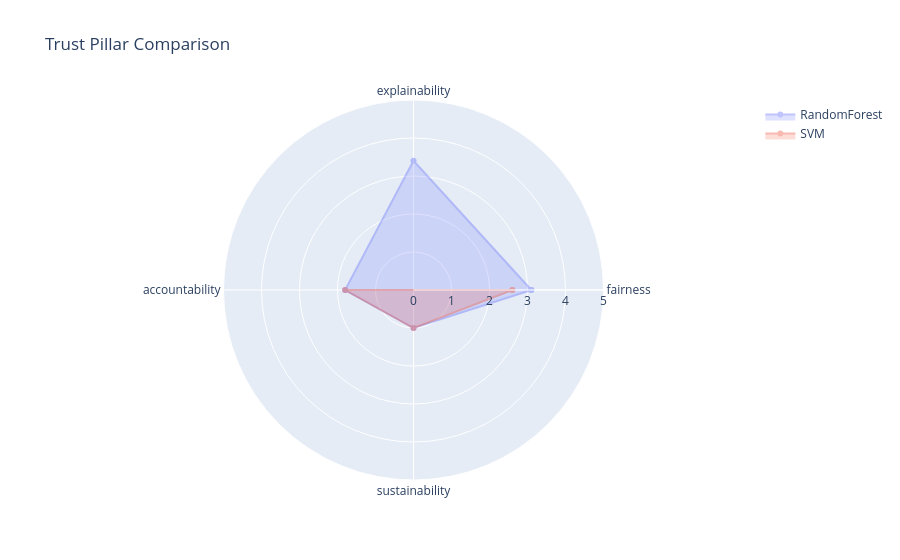
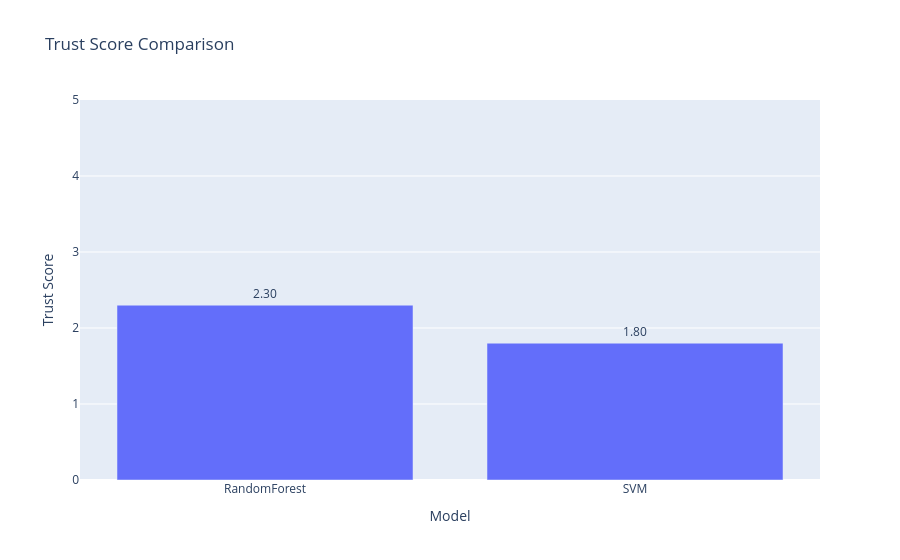
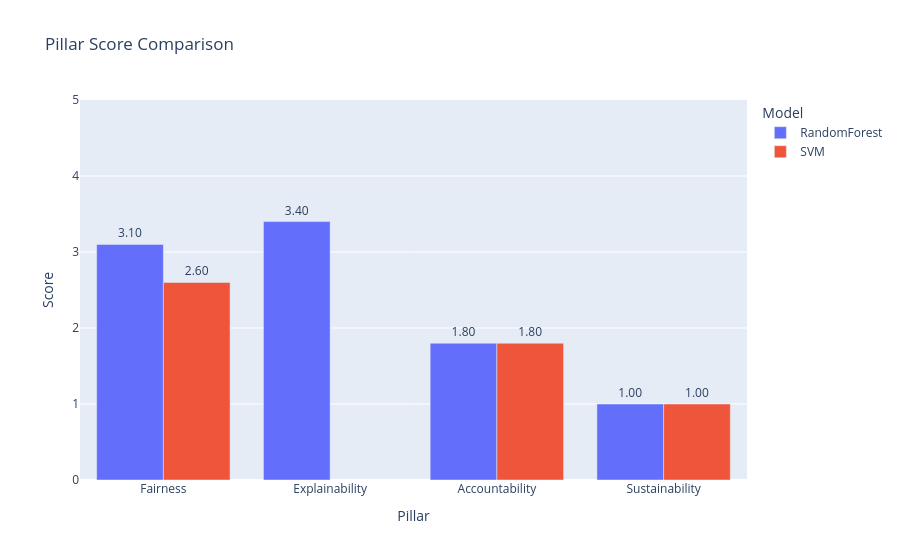

These figures' notebook cell, in order:
### Code cell
TrustEvaluator.compare_radar({
    "RandomForest": subset,
    "SVM": subset2
})

TrustEvaluator.compare_all_bars({
    "RandomForest": subset,
    "SVM": subset2
})

### Figure 1 — Plotly figure (JSON) as saved in the notebook; plotly's stock layout.template omitted (floating-point values rounded to 4 significant figures)
{"data": [{"fill": "toself", "name": "RandomForest", "opacity": 0.4, "r": [3.1, 3.4, 1.8, 1, 3.1], "theta": ["fairness", "explainability", "accountability", "sustainability", "fairness"], "type": "scatterpolar"}, {"fill": "toself", "name": "SVM", "opacity": 0.4, "r": [2.6, 1.8, 1, 2.6], "theta": ["fairness", "accountability", "sustainability", "fairness"], "type": "scatterpolar"}], "layout": {"polar": {"radialaxis": {"range": [0, 5], "visible": true}}, "showlegend": true, "title": {"text": "Trust Pillar Comparison"}}}

### Figure 2 — Plotly figure (JSON) as saved in the notebook; plotly's stock layout.template omitted (floating-point values rounded to 4 significant figures)
{"data": [{"hovertemplate": "Model=%{x}<br>Trust Score=%{text}<extra></extra>", "legendgroup": "", "marker": {"color": "#636efa", "pattern": {"shape": ""}}, "name": "", "orientation": "v", "showlegend": false, "text": [2.3, 1.8], "textposition": "outside", "texttemplate": "%{text:.2f}", "type": "bar", "x": ["RandomForest", "SVM"], "xaxis": "x", "y": [2.3, 1.8], "yaxis": "y"}], "layout": {"barmode": "relative", "legend": {"tracegroupgap": 0}, "title": {"text": "Trust Score Comparison"}, "xaxis": {"anchor": "y", "domain": [0, 1], "title": {"text": "Model"}}, "yaxis": {"anchor": "x", "domain": [0, 1], "range": [0, 5], "title": {"text": "Trust Score"}}}}

### Figure 3 — Plotly figure (JSON) as saved in the notebook; plotly's stock layout.template omitted (floating-point values rounded to 4 significant figures)
{"data": [{"alignmentgroup": "True", "hovertemplate": "Model=RandomForest<br>Pillar=%{x}<br>Score=%{text}<extra></extra>", "legendgroup": "RandomForest", "marker": {"color": "#636efa", "pattern": {"shape": ""}}, "name": "RandomForest", "offsetgroup": "RandomForest", "orientation": "v", "showlegend": true, "text": [3.1, 3.4, 1.8, 1.0], "textposition": "outside", "texttemplate": "%{text:.2f}", "type": "bar", "x": ["Fairness", "Explainability", "Accountability", "Sustainability"], "xaxis": "x", "y": [3.1, 3.4, 1.8, 1.0], "yaxis": "y"}, {"alignmentgroup": "True", "hovertemplate": "Model=SVM<br>Pillar=%{x}<br>Score=%{text}<extra></extra>", "legendgroup": "SVM", "marker": {"color": "#EF553B", "pattern": {"shape": ""}}, "name": "SVM", "offsetgroup": "SVM", "orientation": "v", "showlegend": true, "text": [2.6, 1.8, 1.0], "textposition": "outside", "texttemplate": "%{text:.2f}", "type": "bar", "x": ["Fairness", "Accountability", "Sustainability"], "xaxis": "x", "y": [2.6, 1.8, 1.0], "yaxis": "y"}], "layout": {"barmode": "group", "legend": {"title": {"text": "Model"}, "tracegroupgap": 0}, "title": {"text": "Pillar Score Comparison"}, "xaxis": {"anchor": "y", "domain": [0, 1], "title": {"text": "Pillar"}}, "yaxis": {"anchor": "x", "domain": [0, 1], "range": [0, 5], "title": {"text": "Score"}}}}
